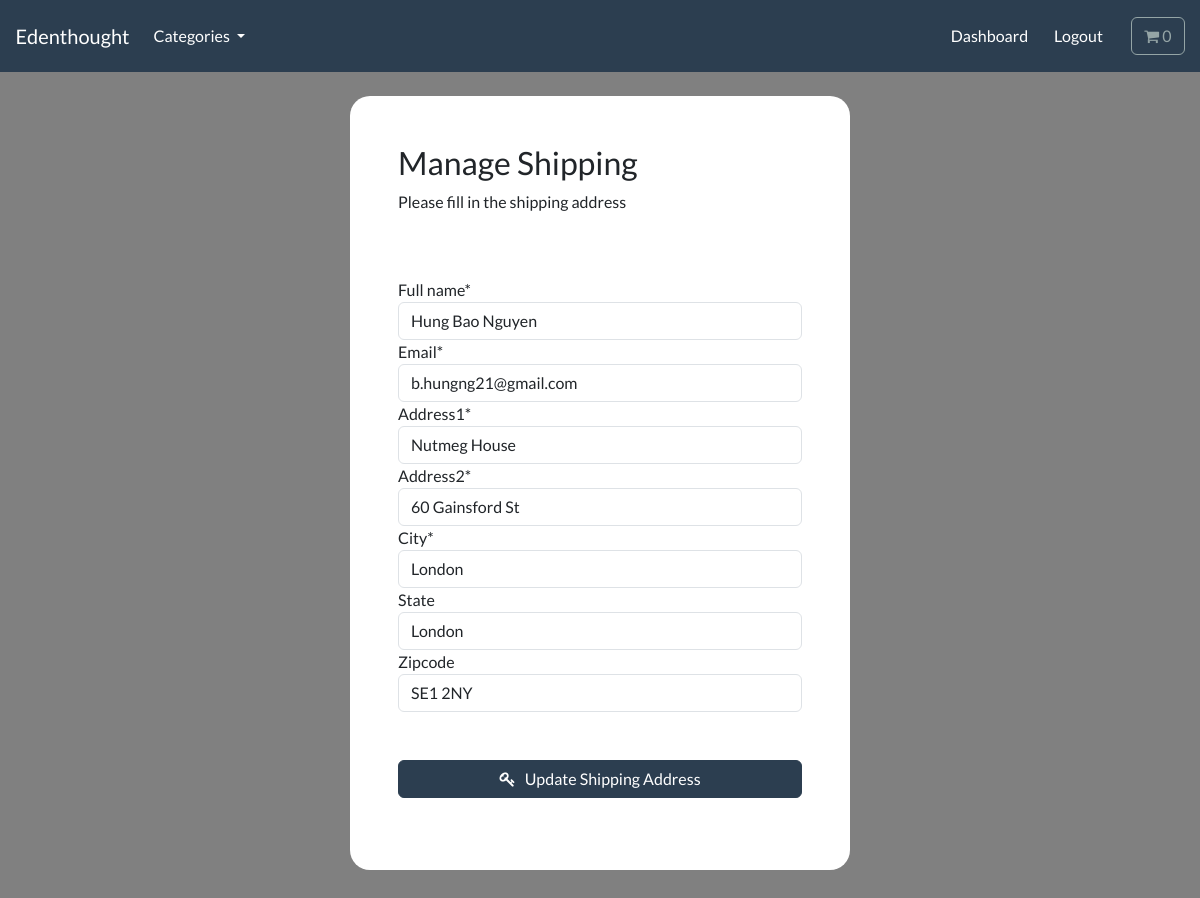
Screenshot of /account/manage-shipping (signed in) with the database file from the repository.
### payment/models.py (models this page shows, shortened)
class ShippingAddress(models.Model):
    full_name = models.CharField(max_length=300)
    email = models.EmailField(max_length=255)
    address1 = models.CharField(max_length=300)
    address2 = models.CharField(max_length=300)
    city = models.CharField(max_length=255)
    state = models.CharField(max_length=255, null=True, blank=True)
    zipcode = models.CharField(max_length=255, null=True, blank=True)
    user = models.ForeignKey(User, on_delete=models.CASCADE, null=True, blank=True)
    class Meta:
        verbose_name_plural = 'Shipping Address'

### account/views.py (the view, shortened to what this page needs)
# urls.py: path('manage-shipping', views.manage_shipping, name='manage_shipping'),
@login_required(login_url='my_login')
def manage_shipping(request):
    try:
        shipping = ShippingAddress.objects.get(user = request.user.id)
    except ShippingAddress.DoesNotExist:
        shipping = None
    form = ShippingForm(instance=shipping)
    context = {
        'form': form
    }
    return render(request, 'account/manage_shipping.html', context=context)

### payment/forms.py
class ShippingForm(forms.ModelForm):
    class Meta:
        model = ShippingAddress
        fields = ['full_name', 'email','address1', 'address2', 'city', 'state', 'zipcode']
        exclude = ['user']

### cart/cart.py (called while the page is built)
    def count(self):
        return sum([int(self.cart[k]['qty']) for k in self.cart])

### cart/context_processors.py (called while the page is built)
def cart(request):
    return {'cart': Cart(request)}

### store/models.py (called while the page is built)
    def get_absolute_url(self):
        return reverse("list_category", kwargs={"slug": self.slug})

### store/views.py (called while the page is built)
def categories(request):
    all_categories = Category.objects.all()
    return {'all_categories': all_categories}

### account/templates/account/manage_shipping.html (shortened to what this page needs)
{% include 'store/base.html'%}
{% load static %}
{% load crispy_forms_tags %}
{% block content %}
<body>
    <br>
    <div class="container bg-white shadow-md p-5 form-layout">
        <h3>Manage Shipping</h3>
        <p>Please fill in the shipping address</p>
        <br>
        <br>
        <form action="" method='POST' autocomplete='off'>
            {{form.full_name|as_crispy_field}}
            {{form.email|as_crispy_field}}
            {{form.address1|as_crispy_field}}
            {{form.address2|as_crispy_field}}
            {{form.city|as_crispy_field}}
            {{form.state|as_crispy_field}}
            {{form.zipcode|as_crispy_field}}
            <br>
            <br>
            <button type='submit' class='btn btn-primary navbar-btn text-white w-100'>
                <i class="fa fa-key" aria-hidden="true"></i>
                &nbsp; Update Shipping Address
            </button>
            <br> <br>
        </form>
    </div>
    <br>
    <br>
</body>
{% endblock %}

### static/css/styles.css (style rules this page uses)
.form-layout { border-radius: 20px; width: 500px; }

### account/templates/account/manage_shipping.html (style rules this page uses)
body { background-color: grey; }

### rows the page displays
ShippingAddress: full_name "Hung Bao Nguyen", email "b.hungng21@gmail.com", address1 "Nutmeg House", address2 "60 Gainsford St", city "London", state "London", zipcode "SE1 2NY"

### other values shown
{{ cart.count }} "0"
